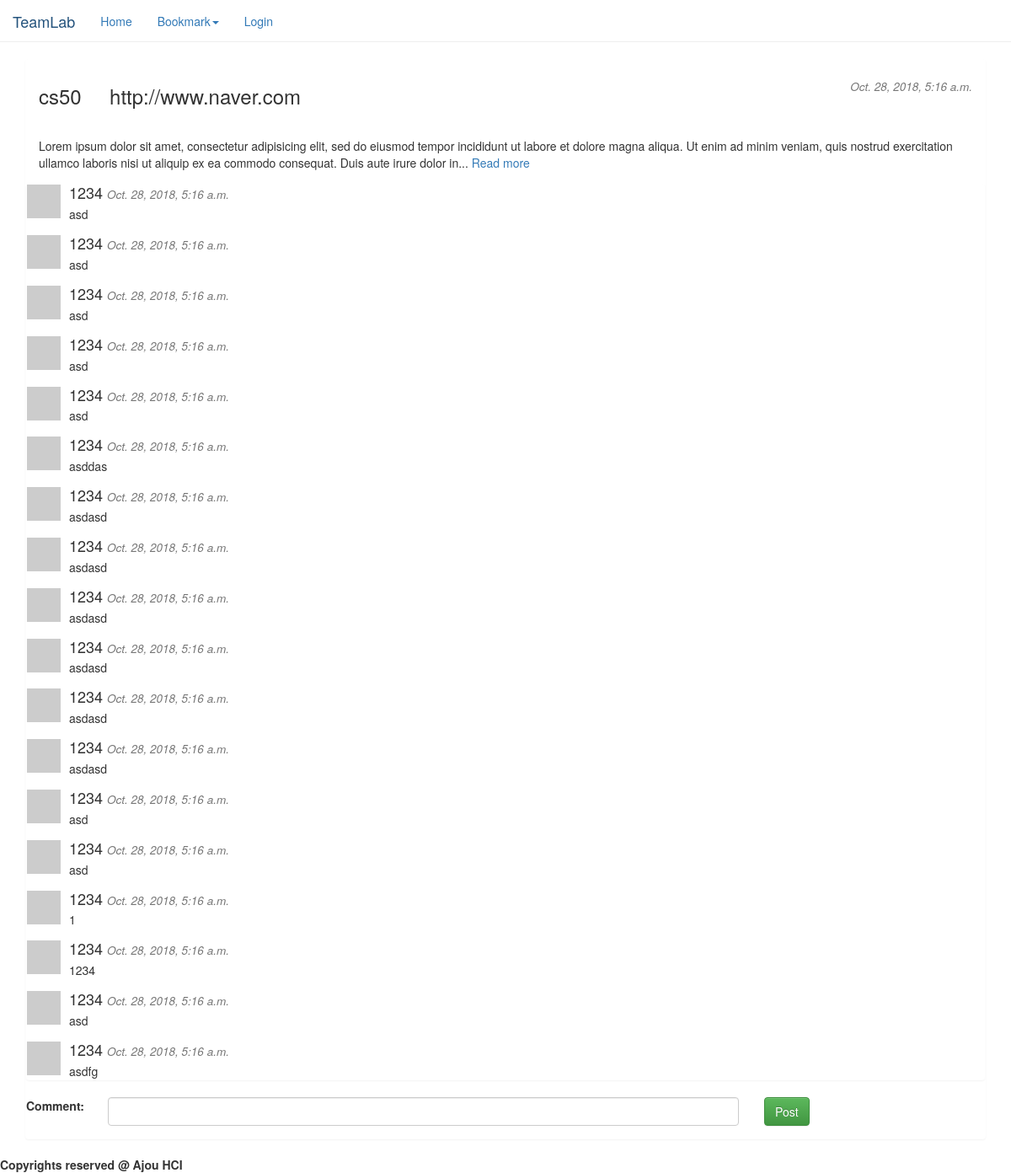
Page /bookmark_detail/1 (signed in) on the committed database.
### bookmark/models.py (models this page shows, shortened)
class Bookmark(models.Model):
    bookmark_id = models.AutoField(primary_key=True)
    bookmark_url = models.CharField(max_length=100)
    bookmark_name = models.CharField(max_length=255)
    bookmark_desc = models.TextField()
    created_time = models.DateTimeField(auto_now_add=True)

class Comment(models.Model):
    comment_id = models.AutoField(primary_key=True)
    comment_contents = models.TextField()
    user = models.ForeignKey(User, on_delete=models.CASCADE)
    bookmark = models.ForeignKey(Bookmark, on_delete=models.CASCADE)
    created_time = models.DateTimeField(auto_now_add=True)

### bookmark/views.py (the view)
# urls.py: url(r'^bookmark_detail/(?P<id>[0-9]+)$', views.bookmark_detail, name='bookmark_detail'),
def bookmark_detail(request, id):
    bookmark = Bookmark.objects.get(bookmark_id=id)
    email = request.session["login_id"]
    user = User.objects.get(username=email)
    comments = Comment.objects.filter(bookmark=bookmark)
    return render(request, 'bookmark_detail.html', {'bookmark': bookmark, 'comments': comments})

### template/bookmark_detail.html (shortened to what this page needs)
{% extends "base.html" %}
{% load static %}
{% block content %}
    <div class="container">
        <div class="panel">
                <div class="panel-heading">
                    <div class="text-center">
                        <div class="row">
                            <div class="col-sm-9">
                                <h3 class="pull-left">{{ bookmark.bookmark_name }} &nbsp; &nbsp; {{ bookmark.bookmark_url }}</h3>
                            </div>
                            <div class="col-sm-3">
                                <h4 class="pull-right">
                                <small><em>{{ bookmark.created_time }}</em></small>
                                </h4>
                            </div>
                        </div>
                    </div>
                </div>
            <div class="panel-body">
                Lorem ipsum dolor sit amet, consectetur adipisicing elit, sed do eiusmod
                tempor incididunt ut labore et dolore magna aliqua. Ut enim ad minim veniam,
                quis nostrud exercitation ullamco laboris nisi ut aliquip ex ea commodo
                consequat. Duis aute irure dolor in... <a href="#">Read more</a>
            </div>
        <div class="panel">
           {% for comment in comments %}
                 <div class="media">
                            <a class="media-left" href="#">
                              <img src="http://lorempixel.com/40/40/people/1/">
                            </a>
                            <div class="media-body">
                    <h4 class="media-heading user_name">{{ comment.user.username }} <small><em>{{ bookmark.created_time }}</em></small></h4>
                        {{ comment.comment_contents}}
                    </div>
                 </div>
          {% endfor %}
            </div>
 <div class="form-group row">
        <form method="POST" action="{% url 'post_comment' %}">
            <div class="col-sm-1">
                <label for="comment">Comment:</label>
            </div>
            <div class="col-sm-8">
                <input type="text" class="form-control" id="comment" name="comment" />
            </div>
            <div class="col-sm-3">
                <button type="submit" class="btn btn-success">Post</button>
            </div>
        </form>
    </div>
    </div>
    </div>
{% endblock %}

### rows in the picture
Bookmark: bookmark_name "cs50", bookmark_url "http://www.naver.com", created_time "Oct. 28, 2018, 5:16 a.m."
Comment: user.username "1234", comment_contents "asd"
Comment: user.username "1234", comment_contents "asd"
Comment: user.username "1234", comment_contents "asd"
Comment: user.username "1234", comment_contents "asd"
Comment: user.username "1234", comment_contents "asd"
Comment: user.username "1234", comment_contents "asddas"
Comment: user.username "1234", comment_contents "asdasd"
Comment: user.username "1234", comment_contents "asdasd"
Comment: user.username "1234", comment_contents "asdasd"
Comment: user.username "1234", comment_contents "asdasd"
Comment: user.username "1234", comment_contents "asdasd"
Comment: user.username "1234", comment_contents "asdasd"
Comment: user.username "1234", comment_contents "asd"
Comment: user.username "1234", comment_contents "asd"
Comment: user.username "1234", comment_contents "1"
Comment: user.username "1234", comment_contents "1234"
Comment: user.username "1234", comment_contents "asd"
Comment: user.username "1234", comment_contents "asdfg"
